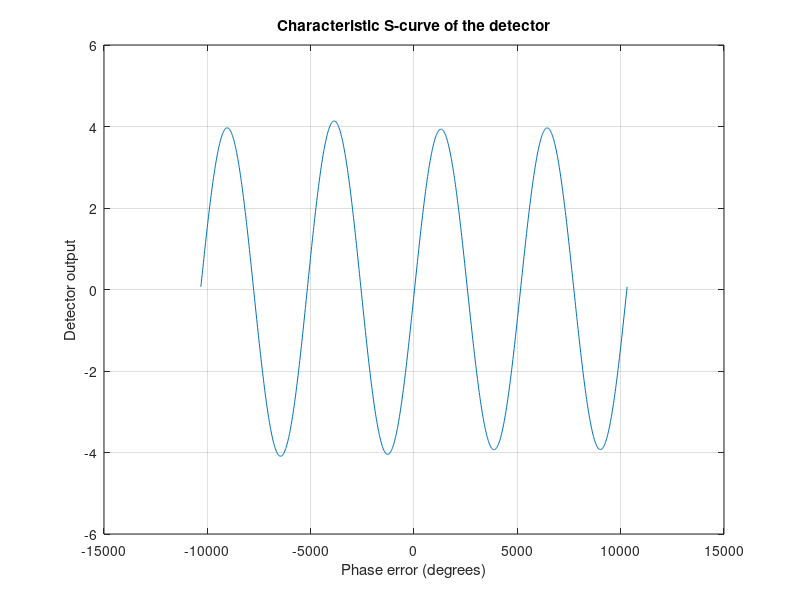

This chart was generated by the following MATLAB code:
close all;
clear all;

% Define phase error range from -π to π, with 1001 equally spaced points
d_phi_deg = -rad2deg(pi):rad2deg(pi)/500:rad2deg(pi);

% Set the Energy per Bit to Noise Power Spectral Density ratio (Eb/No)
EbNo = 10;

% Number of symbols to be sent
N_symb = 1000;

% Generate QPSK symbols, each symbol is a complex number
symb_emis = (2*randi([0 1], 1, N_symb)-1) + 1j*(2*randi([0 1], 1, N_symb)-1);

% Calculate the standard deviation of thermal noise
sigma = sqrt(1/(2*EbNo));

% Generate complex Gaussian noise vector
noise = sigma*randn(1, N_symb) + 1j*sigma*randn(1, N_symb);

% Loop to compute S-curve for different phase errors
for jj = 1:length(d_phi_deg)
    % Apply phase error to transmitted symbols and add noise
    recu = symb_emis * exp(1j * d_phi_deg(jj) * (pi/180)) + noise;
    
    % Detector output 
    out_det = -imag(recu.^4);
    
    % Compute mean of detector output for S-curve
    s_curve(jj) = mean(out_det);
end

% Compute the slope of the S-Curve around zero phase error
index = find(d_phi_deg >= -10*pi/180 & d_phi_deg <= 10*pi/180);
y = s_curve(index);
x = d_phi_deg(index);

% Use linear regression (polyfit) to compute the slope of the S-curve in the selected range
p = polyfit(x, y, 1);
slope_NDA_QPSK = p(1); % First coefficient is the slope

% Save the calculated slope for later use
save slope_NDA_QPSK

% Plot the S-curve and its linear approximation around zero phase error
PED_approx = polyval(p, x); % Evaluate the linear polynomial at the selected points
figure;
plot(d_phi_deg*180/pi, s_curve, '-', 'DisplayName', 'S Curve');
hold on;
plot(x*180/pi, PED_approx, '--', 'DisplayName', 'Slope Tangent Line');

% The plot
xlabel('Phase error (degrees)');
ylabel('Detector output');
title('Characteristic S-curve of the detector');
grid on;
